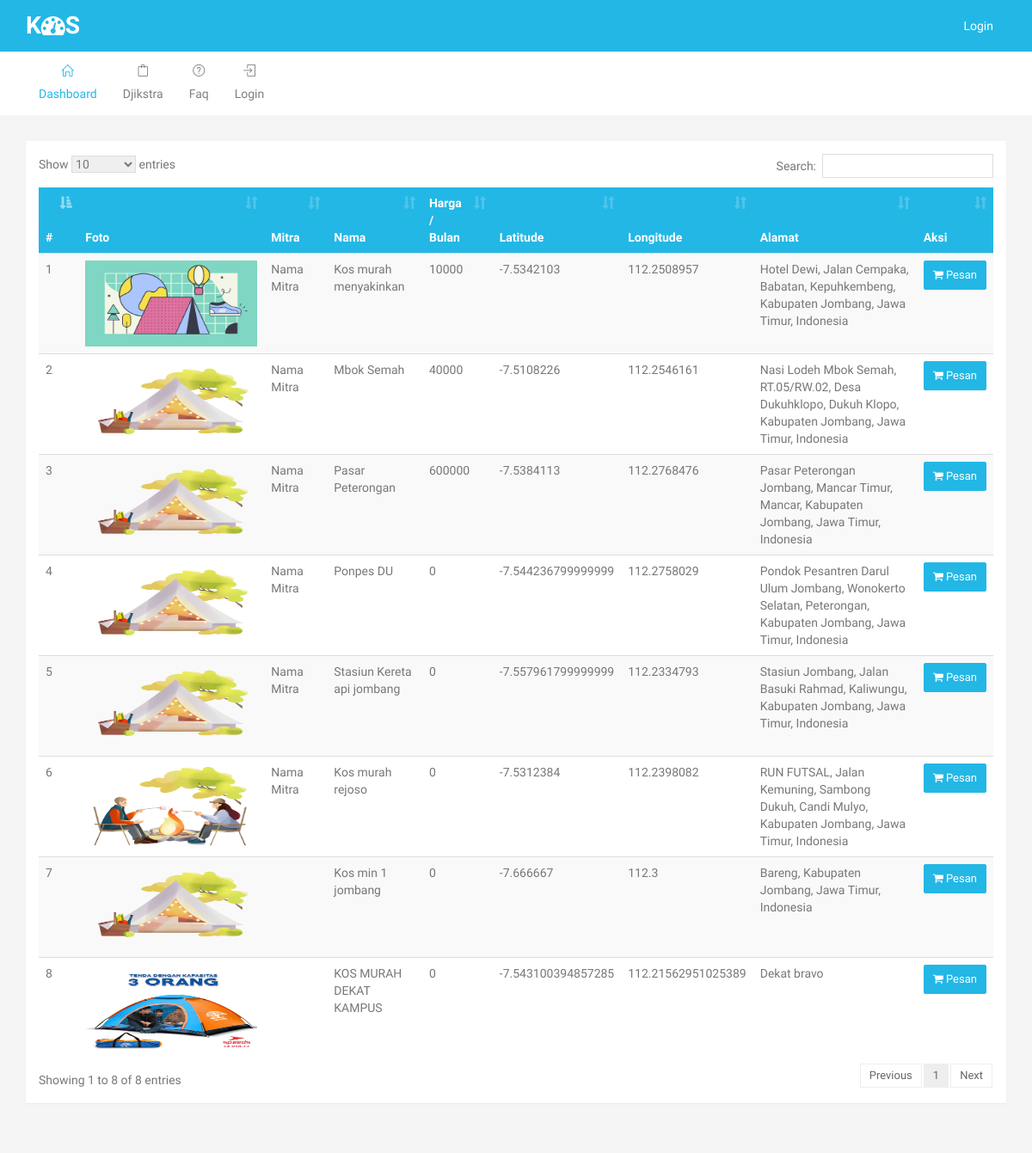
The page / on the database its author committed.
### tables this page shows
CREATE TABLE `m_kos` (
  `id` int(11) NOT NULL,
  `kode` varchar(24) NOT NULL,
  `nama` text NOT NULL,
  `id_mitra` int(11) NOT NULL,
  `harga` int(11) NOT NULL,
  `deskripsi` text NOT NULL,
  `alamat` text NOT NULL,
  `lat` text NOT NULL,
  `lng` text NOT NULL,
  `gambar` text NOT NULL
);

CREATE TABLE `m_mitra` (
  `id` int(11) NOT NULL,
  `nama` varchar(225) NOT NULL,
  `hp` text NOT NULL,
  `email` text NOT NULL,
  `alamat` text NOT NULL,
  `username` text NOT NULL,
  `password` text NOT NULL,
  `status` text NOT NULL
);

### config/koneksi.php (called while the page is built, shortened)
<?php
$base_url = "http://localhost/pencarian_kos/";
?>

### pages/kos.php (the view)
<div class="row">
    <div class="col-md-12">
        <div class="panel panel-primary collapsed">
            <div class="panel-body">
                <table id="datatable" class="table table-striped dt-responsive nowrap">
                    <thead class="bg-primary">
                        <tr>
                            <th>#</th>
                            <th>Foto</th>
                            <th>Mitra</th>
                            <th>Nama</th>
                            <th>Harga / Bulan</th>
                            <th>Latitude</th>
                            <th>Longitude</th>
                            <th>Alamat</th>
                            <th>Aksi</th>
                        </tr>
                    </thead>
                    <tbody>
                     <?php
                     $no=1;
                     $q = mysqli_query($conn,"SELECT a.*, b.nama as mitra FROM m_kos as a
                        LEFT JOIN m_mitra as b ON a.id_mitra = b.id");
                     while ($d = mysqli_fetch_array($q)) :
                         ?>
                         <tr>
                             <td width="1%"><?php echo $no++; ?></td>
                             <td>
                             	<img src="<?php echo $base_url; ?>upload/<?php echo $d['gambar']; ?>" style="width:200px; height: 100px">
                             </td>
                             <td><?php echo $d['mitra']; ?></td>
                             <td><?php echo $d['nama']; ?></td>
                             <td><?php echo $d['harga']; ?></td>
                             <td><?php echo $d['lat']; ?></td>
                             <td><?php echo $d['lng']; ?></td>
                             <td><?php echo $d['alamat']; ?></td>
                             <td nowrap="">
                                 <form action="<?php echo $base_url; ?>pemesanan/<?php echo $d['id']; ?>" method="POST">
                                     <button type="submit" name="pesan" class="btn btn-primary btn-sm"><i class="fa fa-shopping-cart "></i> Pesan</button>
                                 </form>
                             </td>
                         </tr>
                     <?php endwhile; ?>
                 </tbody>
             </table>
         </div>
     </div>
 </div>
</div>

### css/style.css (style rules this page uses)
body { font-family: "Arimo", Helvetica, Arial, sans-serif; color: #777; font-size: 14px; font-weight: 400; line-height: 24px; overflow-x: hidden; background-color: #f5f5f5; }
.bg-primary { background-color: #23b7e5 !important; border-color: #23b7e5 !important; color: #fff; }
.panel { margin-bottom: 30px; border: 0px; }
.panel, .panel-heading { -webkit-border-radius: 0px; -moz-border-radius: 0px; -ms-border-radius: 0px; border-radius: 0px; }
.panel-body { position: relative; }
.panel-primary { border-color: #23b7e5; }
.btn { border-radius: 2px; -webkit-border-radius: 2px; text-transform: capitalize; font-size: 13px; padding: 7px 14px; font-weight: 400; }
.btn.btn-sm { padding: 6px 10px; }
.btn-primary { background-color: #23b7e5; border-color: #23b7e5; color: #fff; }
.table > thead > tr > th { border-bottom: 1px solid #DDDDDD; vertical-align: bottom; }
body.layout-horizontal { background-color: #f5f5f5; }

### rows shown on the page
m_kos: gambar (picture), id_mitra.nama "Nama Mitra", nama "Kos murah menyakinkan", harga "10000", lat "-7.5342103", lng "112.2508957", alamat "Hotel Dewi, Jalan Cempaka, Babatan, Kepuhkembeng, Kabupaten Jombang, Jawa Timur, Indonesia"
m_kos: gambar (picture), id_mitra.nama "Nama Mitra", nama "Mbok Semah", harga "40000", lat "-7.5108226", lng "112.2546161", alamat "Nasi Lodeh Mbok Semah, RT.05/RW.02, Desa Dukuhklopo, Dukuh Klopo, Kabupaten Jombang, Jawa Timur, Indonesia"
m_kos: gambar (picture), id_mitra.nama "Nama Mitra", nama "Pasar Peterongan", harga "600000", lat "-7.5384113", lng "112.2768476", alamat "Pasar Peterongan Jombang, Mancar Timur, Mancar, Kabupaten Jombang, Jawa Timur, Indonesia"
m_kos: gambar (picture), id_mitra.nama "Nama Mitra", nama "Ponpes DU", harga "0", lat "-7.544236799999999", lng "112.2758029", alamat "Pondok Pesantren Darul Ulum Jombang, Wonokerto Selatan, Peterongan, Kabupaten Jombang, Jawa Timur, Indonesia"
m_kos: gambar (picture), id_mitra.nama "Nama Mitra", nama "Stasiun Kereta api jombang", harga "0", lat "-7.557961799999999", lng "112.2334793", alamat "Stasiun Jombang, Jalan Basuki Rahmad, Kaliwungu, Kabupaten Jombang, Jawa Timur, Indonesia"
m_kos: gambar (picture), id_mitra.nama "Nama Mitra", nama "Kos murah rejoso", harga "0", lat "-7.5312384", lng "112.2398082", alamat "RUN FUTSAL, Jalan Kemuning, Sambong Dukuh, Candi Mulyo, Kabupaten Jombang, Jawa Timur, Indonesia"
m_kos: gambar (picture), nama "Kos min 1 jombang", harga "0", lat "-7.666667", lng "112.3", alamat "Bareng, Kabupaten Jombang, Jawa Timur, Indonesia"
m_kos: gambar (picture), nama "KOS MURAH DEKAT KAMPUS", harga "0", lat "-7.543100394857285", lng "112.21562951025389", alamat "Dekat bravo"
